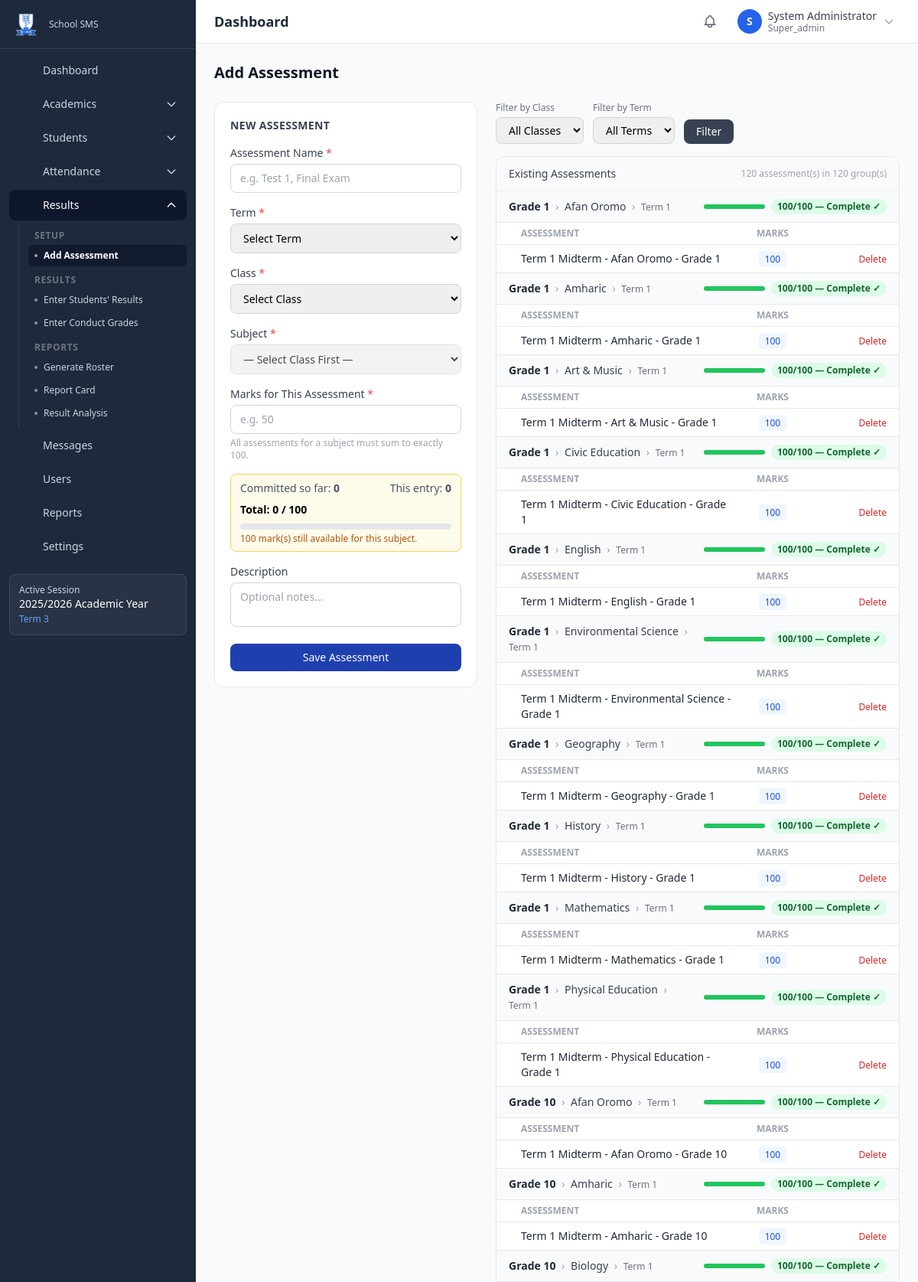
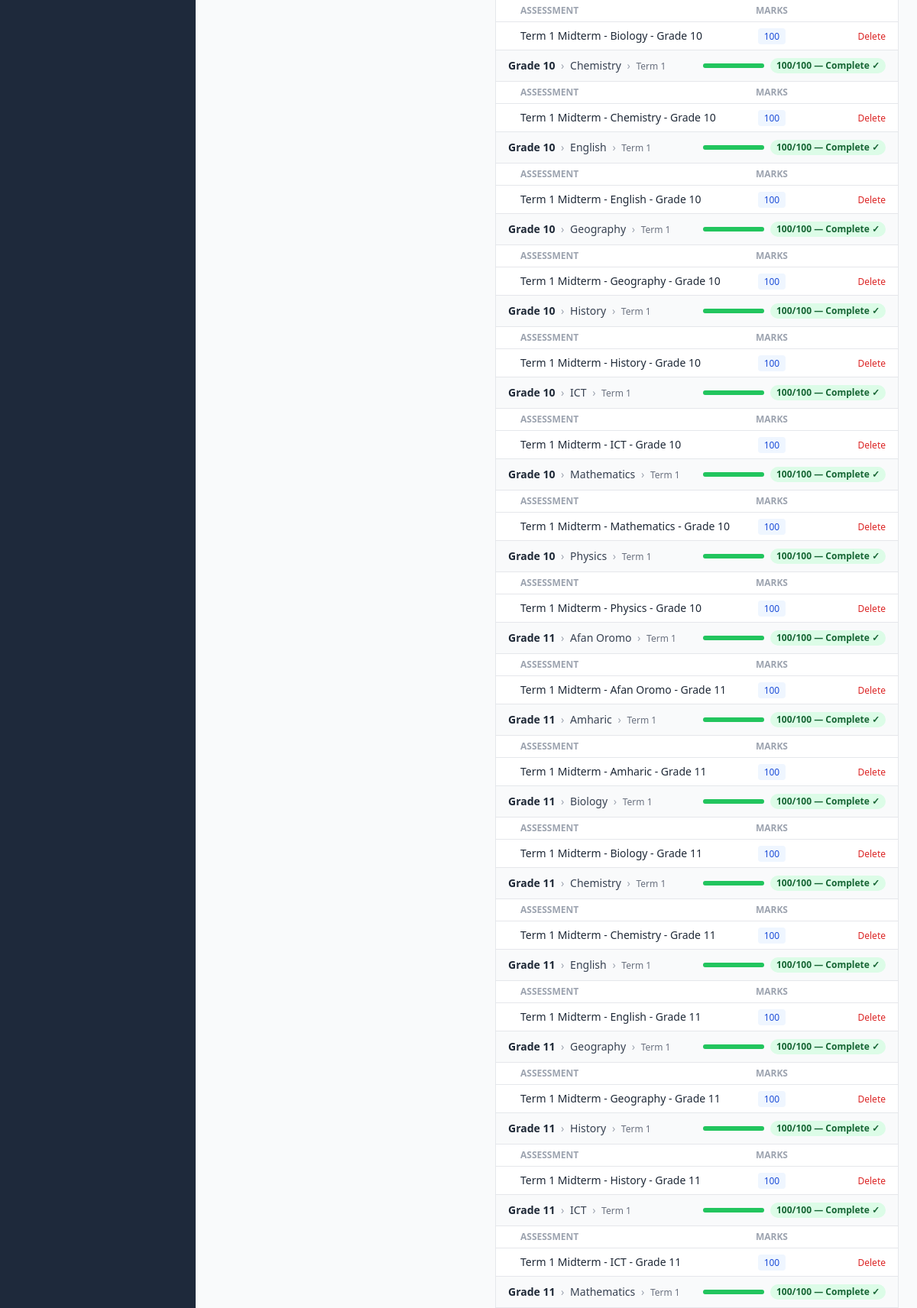
The app's page /exams/add-assessment (signed in, upper part) with its own data (2 pictures, top to bottom).
### tables this page shows
CREATE TABLE IF NOT EXISTS `academic_sessions` (
    `id` BIGINT UNSIGNED NOT NULL AUTO_INCREMENT,
    `name` VARCHAR(100) NOT NULL,
    `slug` VARCHAR(100) NOT NULL,
    `start_date` DATE NOT NULL,
    `end_date` DATE NOT NULL,
    `is_active` TINYINT(1) NOT NULL DEFAULT 0,
    `created_at` DATETIME NOT NULL DEFAULT CURRENT_TIMESTAMP,
    `updated_at` DATETIME NOT NULL DEFAULT CURRENT_TIMESTAMP ON UPDATE CURRENT_TIMESTAMP,
    PRIMARY KEY (`id`),
    UNIQUE KEY `uk_sessions_slug` (`slug`),
    INDEX `idx_sessions_active` (`is_active`)
);

CREATE TABLE IF NOT EXISTS `terms` (
    `id` BIGINT UNSIGNED NOT NULL AUTO_INCREMENT,
    `session_id` BIGINT UNSIGNED NOT NULL,
    `name` VARCHAR(100) NOT NULL,
    `slug` VARCHAR(100) NOT NULL,
    `start_date` DATE NOT NULL,
    `end_date` DATE NOT NULL,
    `is_active` TINYINT(1) NOT NULL DEFAULT 0,
    `sort_order` INT UNSIGNED NOT NULL DEFAULT 0,
    `created_at` DATETIME NOT NULL DEFAULT CURRENT_TIMESTAMP,
    `updated_at` DATETIME NOT NULL DEFAULT CURRENT_TIMESTAMP ON UPDATE CURRENT_TIMESTAMP,
    PRIMARY KEY (`id`),
    UNIQUE KEY `uk_terms_session_slug` (`session_id`, `slug`),
    INDEX `idx_terms_active` (`is_active`),
    CONSTRAINT `fk_terms_session` FOREIGN KEY (`session_id`) REFERENCES `academic_sessions`(`id`) ON DELETE CASCADE
);

CREATE TABLE IF NOT EXISTS `assessments` (
    `id`          BIGINT UNSIGNED NOT NULL AUTO_INCREMENT,
    `name`        VARCHAR(255)    NOT NULL,
    `description` TEXT            DEFAULT NULL,
    `class_id`    BIGINT UNSIGNED NOT NULL,
    `subject_id`  BIGINT UNSIGNED NOT NULL,
    `session_id`  BIGINT UNSIGNED NOT NULL,
    `term_id`     BIGINT UNSIGNED DEFAULT NULL,
    `total_marks` DECIMAL(8,2)    NOT NULL DEFAULT 100.00 COMMENT 'Always 100',
    `created_by`  BIGINT UNSIGNED DEFAULT NULL,
    `created_at`  DATETIME NOT NULL DEFAULT CURRENT_TIMESTAMP,
    `updated_at`  DATETIME NOT NULL DEFAULT CURRENT_TIMESTAMP ON UPDATE CURRENT_TIMESTAMP,
    PRIMARY KEY (`id`),
    INDEX `idx_assess_class_subject` (`class_id`, `subject_id`, `session_id`, `term_id`),
    CONSTRAINT `fk_assess_class`   FOREIGN KEY (`class_id`)   REFERENCES `classes`(`id`)            ON DELETE CASCADE,
    CONSTRAINT `fk_assess_subject` FOREIGN KEY (`subject_id`) REFERENCES `subjects`(`id`)           ON DELETE CASCADE,
    CONSTRAINT `fk_assess_session` FOREIGN KEY (`session_id`) REFERENCES `academic_sessions`(`id`)  ON DELETE CASCADE,
    CONSTRAINT `fk_assess_term`    FOREIGN KEY (`term_id`)    REFERENCES `terms`(`id`)               ON DELETE SET NULL,
    CONSTRAINT `fk_assess_creator` FOREIGN KEY (`created_by`) REFERENCES `users`(`id`)              ON DELETE SET NULL
);

CREATE TABLE IF NOT EXISTS `classes` (
    `id` BIGINT UNSIGNED NOT NULL AUTO_INCREMENT,
    `name` VARCHAR(100) NOT NULL,
    `slug` VARCHAR(100) NOT NULL,
    `numeric_name` INT UNSIGNED DEFAULT NULL,
    `description` VARCHAR(255) DEFAULT NULL,
    `sort_order` INT UNSIGNED NOT NULL DEFAULT 0,
    `is_active` TINYINT(1) NOT NULL DEFAULT 1,
    `status` ENUM('active','inactive') NOT NULL DEFAULT 'active',
    `created_at` DATETIME NOT NULL DEFAULT CURRENT_TIMESTAMP,
    `updated_at` DATETIME NOT NULL DEFAULT CURRENT_TIMESTAMP ON UPDATE CURRENT_TIMESTAMP,
    PRIMARY KEY (`id`),
    UNIQUE KEY `uk_classes_slug` (`slug`)
);

CREATE TABLE IF NOT EXISTS `subjects` (
    `id` BIGINT UNSIGNED NOT NULL AUTO_INCREMENT,
    `name` VARCHAR(100) NOT NULL,
    `code` VARCHAR(20) NOT NULL,
    `description` TEXT DEFAULT NULL,
    `type` ENUM('theory','practical','both') NOT NULL DEFAULT 'theory',
    `is_active` TINYINT(1) NOT NULL DEFAULT 1,
    `status` ENUM('active','inactive') NOT NULL DEFAULT 'active',
    `created_at` DATETIME NOT NULL DEFAULT CURRENT_TIMESTAMP,
    `updated_at` DATETIME NOT NULL DEFAULT CURRENT_TIMESTAMP ON UPDATE CURRENT_TIMESTAMP,
    PRIMARY KEY (`id`),
    UNIQUE KEY `uk_subjects_code` (`code`)
);

### modules/exams/views/assessment_add.php (the view, shortened to what the rows shown need)
<?php
$activeSession = get_active_session();
$sessionId     = $activeSession['id'] ?? 0;
$listWhere  = "WHERE a.session_id = ?";
$listParams = [$sessionId];
$assessments = $sessionId ? db_fetch_all("
    SELECT a.*, c.name AS class_name, s.name AS subject_name, t.name AS term_name
    FROM assessments a
    JOIN classes  c ON c.id = a.class_id
    JOIN subjects s ON s.id = a.subject_id
    LEFT JOIN terms t ON t.id = a.term_id
    {$listWhere}
    ORDER BY c.name, t.name, s.name, a.created_at
", $listParams) : [];
$grouped = [];
foreach ($assessments as $row) {
    $key = $row['class_id'] . '_' . $row['subject_id'] . '_' . ($row['term_id'] ?? 0);
    if (!isset($grouped[$key])) {
        $grouped[$key] = [
            'class'   => $row['class_name'],
            'subject' => $row['subject_name'],
            'term'    => $row['term_name'] ?? '—',
            'total'   => 0,
            'rows'    => [],
        ];
    }
    $grouped[$key]['total'] += (int)$row['total_marks'];
    $grouped[$key]['rows'][] = $row;
}
?>
<div class="max-w-6xl mx-auto">
    <h1 class="text-xl font-bold text-gray-900 mb-6">Add Assessment</h1>
    <div class="grid grid-cols-1 lg:grid-cols-5 gap-6">
        <div class="lg:col-span-2">
            <div class="bg-white rounded-xl border border-gray-200 p-5">
                <h2 class="text-sm font-semibold text-gray-700 mb-4 uppercase tracking-wide">New Assessment</h2>
            </div>
        </div>
        <div class="lg:col-span-3">
            <div class="bg-white rounded-xl border border-gray-200 overflow-hidden">
                <?php if (empty($grouped)): ?>
                <div class="p-10 text-center text-gray-400 text-sm">No assessments found. Create one using the form.</div>
                <?php else: ?>
                <?php foreach ($grouped as $grp): ?>
                <?php
                    $grpTotal = $grp['total'];
                    $remaining = 100 - $grpTotal;
                    if ($grpTotal === 100) {
                        $badgeCls = 'bg-green-100 text-green-800';
                        $barCls   = 'bg-green-500';
                        $statusTxt = 'Complete ✓';
                    } elseif ($grpTotal > 100) {
                        $badgeCls = 'bg-red-100 text-red-800';
                        $barCls   = 'bg-red-500';
                        $statusTxt = 'Exceeds 100!';
                    } else {
                        $badgeCls = 'bg-amber-100 text-amber-800';
                        $barCls   = 'bg-amber-400';
                        $statusTxt = $remaining . ' remaining';
                    }
                    $barWidth = min(100, $grpTotal);
                ?>
                <div class="px-4 py-2.5 bg-gray-50 border-b flex items-center justify-between gap-3">
                    <div class="text-sm">
                        <span class="font-semibold text-gray-800"><?= e($grp['class']) ?></span>
                        <span class="text-gray-400 mx-1">›</span>
                        <span class="text-gray-700"><?= e($grp['subject']) ?></span>
                        <span class="text-gray-400 mx-1">›</span>
                        <span class="text-gray-500 text-xs"><?= e($grp['term']) ?></span>
                    </div>
                    <div class="flex items-center gap-2 flex-shrink-0">
                        <div class="w-20 bg-gray-200 rounded-full h-1.5">
                            <div class="<?= $barCls ?> h-1.5 rounded-full" style="width:<?= $barWidth ?>%"></div>
                        </div>
                        <span class="text-xs font-semibold px-2 py-0.5 rounded-full <?= $badgeCls ?>">
                            <?= $grpTotal ?>/100 — <?= $statusTxt ?>
                        </span>
                    </div>
                </div>
                <table class="w-full text-sm border-b">
                    <thead class="bg-white border-b text-xs font-medium text-gray-400 uppercase">
                        <tr>
                            <th class="px-4 py-1.5 text-left pl-8">Assessment</th>
                            <th class="px-4 py-1.5 text-center w-16">Marks</th>
                            <th class="px-4 py-1.5 text-right w-32"></th>
                        </tr>
                    </thead>
                    <tbody class="divide-y divide-gray-50">
                        <?php foreach ($grp['rows'] as $a): ?>
                        <tr class="hover:bg-gray-50">
                            <td class="px-4 py-2 pl-8 text-gray-800"><?= e($a['name']) ?>
                            </td>
                            <td class="px-4 py-2 text-center">
                                <span class="px-2 py-0.5 bg-blue-50 text-blue-700 rounded text-xs font-medium"><?= (int)$a['total_marks'] ?></span>
                            </td>
                            <td class="px-4 py-2 text-right">
                                <form method="POST" action="<?= url('exams', 'assessment-delete') ?>id=<?= $a['id'] ?>" class="inline"
                                      onsubmit="return confirm('Delete this assessment and all its student results?')">
                                    <button type="submit" class="text-xs text-red-600 hover:underline">Delete</button>
                                </form>
                            </td>
                        </tr>
                        <?php endforeach; ?>
                    </tbody>
                </table>
                <?php endforeach; ?>
                <?php endif; ?>
            </div>
        </div>
    </div>
</div>
<?php
require APP_ROOT . '/templates/layout.php';

### templates/partials/sidebar.php (shortened to what the rows shown need)
<aside id="sidebar" class="fixed inset-y-0 left-0 z-40 w-64 bg-sidebar-bg sidebar-transition transform -translate-x-full lg:translate-x-0 overflow-y-auto no-print">
    <?php $activeSession = get_active_session(); ?>
    <?php if ($activeSession): ?>
    <div class="mx-3 mb-4 p-3 rounded-lg bg-white/5 border border-white/10">
        <p class="text-xs text-sidebar-text">Active Session</p>
        <p class="text-sm text-white font-medium"><?= e($activeSession['name']) ?></p>
        <?php $activeTerm = get_active_term(); if ($activeTerm): ?>
        <p class="text-xs text-primary-400 mt-0.5"><?= e($activeTerm['name']) ?></p>
        <?php endif; ?>
    </div>
    <?php endif; ?>
</aside>

### records on screen
academic_sessions: name "2025/2026 Academic Year"
terms: name "Term 3"
assessments: class.name "Grade 1", subject.name "Afan Oromo", term.name "Term 1", grpTotal "100", statusTxt "Complete ✓", name "Term 1 Midterm - Afan Oromo - Grade 1", total_marks "100"
assessments: class.name "Grade 1", subject.name "Amharic", term.name "Term 1", grpTotal "100", statusTxt "Complete ✓", name "Term 1 Midterm - Amharic - Grade 1", total_marks "100"
assessments: class.name "Grade 1", subject.name "Art & Music", term.name "Term 1", grpTotal "100", statusTxt "Complete ✓", name "Term 1 Midterm - Art & Music - Grade 1", total_marks "100"
assessments: class.name "Grade 1", subject.name "Civic Education", term.name "Term 1", grpTotal "100", statusTxt "Complete ✓", name "Term 1 Midterm - Civic Education - Grade 1", total_marks "100"
assessments: class.name "Grade 1", subject.name "English", term.name "Term 1", grpTotal "100", statusTxt "Complete ✓", name "Term 1 Midterm - English - Grade 1", total_marks "100"
assessments: class.name "Grade 1", subject.name "Environmental Science", term.name "Term 1", grpTotal "100", statusTxt "Complete ✓", name "Term 1 Midterm - Environmental Science - Grade 1", total_marks "100"
assessments: class.name "Grade 1", subject.name "Geography", term.name "Term 1", grpTotal "100", statusTxt "Complete ✓", name "Term 1 Midterm - Geography - Grade 1", total_marks "100"
assessments: class.name "Grade 1", subject.name "History", term.name "Term 1", grpTotal "100", statusTxt "Complete ✓", name "Term 1 Midterm - History - Grade 1", total_marks "100"
assessments: class.name "Grade 1", subject.name "Mathematics", term.name "Term 1", grpTotal "100", statusTxt "Complete ✓", name "Term 1 Midterm - Mathematics - Grade 1", total_marks "100"
assessments: class.name "Grade 1", subject.name "Physical Education", term.name "Term 1", grpTotal "100", statusTxt "Complete ✓", name "Term 1 Midterm - Physical Education - Grade 1", total_marks "100"
assessments: class.name "Grade 10", subject.name "Afan Oromo", term.name "Term 1", grpTotal "100", statusTxt "Complete ✓", name "Term 1 Midterm - Afan Oromo - Grade 10", total_marks "100"
assessments: class.name "Grade 10", subject.name "Amharic", term.name "Term 1", grpTotal "100", statusTxt "Complete ✓", name "Term 1 Midterm - Amharic - Grade 10", total_marks "100"
assessments: class.name "Grade 10", subject.name "Biology", term.name "Term 1", grpTotal "100", statusTxt "Complete ✓", name "Term 1 Midterm - Biology - Grade 10", total_marks "100"
assessments: class.name "Grade 10", subject.name "Chemistry", term.name "Term 1", grpTotal "100", statusTxt "Complete ✓", name "Term 1 Midterm - Chemistry - Grade 10", total_marks "100"
assessments: class.name "Grade 10", subject.name "English", term.name "Term 1", grpTotal "100", statusTxt "Complete ✓", name "Term 1 Midterm - English - Grade 10", total_marks "100"
assessments: class.name "Grade 10", subject.name "Geography", term.name "Term 1", grpTotal "100", statusTxt "Complete ✓", name "Term 1 Midterm - Geography - Grade 10", total_marks "100"
assessments: class.name "Grade 10", subject.name "History", term.name "Term 1", grpTotal "100", statusTxt "Complete ✓", name "Term 1 Midterm - History - Grade 10", total_marks "100"
assessments: class.name "Grade 10", subject.name "ICT", term.name "Term 1", id "100", id "Complete ✓", name "Term 1 Midterm - ICT - Grade 10", total_marks "100"
assessments: class.name "Grade 10", subject.name "Mathematics", term.name "Term 1", grpTotal "100", statusTxt "Complete ✓", name "Term 1 Midterm - Mathematics - Grade 10", total_marks "100"
assessments: class.name "Grade 10", subject.name "Physics", term.name "Term 1", grpTotal "100", statusTxt "Complete ✓", name "Term 1 Midterm - Physics - Grade 10", total_marks "100"
assessments: class.name "Grade 11", subject.name "Afan Oromo", term.name "Term 1", grpTotal "100", statusTxt "Complete ✓", name "Term 1 Midterm - Afan Oromo - Grade 11", total_marks "100"
assessments: class.name "Grade 11", subject.name "Amharic", term.name "Term 1", grpTotal "100", statusTxt "Complete ✓", name "Term 1 Midterm - Amharic - Grade 11", total_marks "100"
assessments: class.name "Grade 11", subject.name "Biology", term.name "Term 1", grpTotal "100", statusTxt "Complete ✓", name "Term 1 Midterm - Biology - Grade 11", total_marks "100"
assessments: class.name "Grade 11", subject.name "Chemistry", term.name "Term 1", grpTotal "100", statusTxt "Complete ✓", name "Term 1 Midterm - Chemistry - Grade 11", total_marks "100"
assessments: class.name "Grade 11", subject.name "English", term.name "Term 1", grpTotal "100", statusTxt "Complete ✓", name "Term 1 Midterm - English - Grade 11", total_marks "100"
assessments: class.name "Grade 11", subject.name "Geography", term.name "Term 1", grpTotal "100", statusTxt "Complete ✓", name "Term 1 Midterm - Geography - Grade 11", total_marks "100"
assessments: class.name "Grade 11", subject.name "History", term.name "Term 1", grpTotal "100", statusTxt "Complete ✓", name "Term 1 Midterm - History - Grade 11", total_marks "100"
assessments: class.name "Grade 11", subject.name "ICT", term.name "Term 1", grpTotal "100", statusTxt "Complete ✓", name "Term 1 Midterm - ICT - Grade 11", total_marks "100"
assessments: class.name "Grade 11", subject.name "Mathematics", term.name "Term 1", grpTotal "100", statusTxt "Complete ✓"

### other values on screen
$item['label'] "Dashboard"
$item['label'] "Academics"
$item['label'] "Students"
$item['label'] "Attendance"
$item['label'] "Results"
$groupLabel "SETUP"
$child['label'] "Add Assessment"
$groupLabel "RESULTS"
$child['label'] "Enter Students' Results"
$child['label'] "Enter Conduct Grades"
$groupLabel "REPORTS"
$child['label'] "Generate Roster"
$child['label'] "Report Card"
$child['label'] "Result Analysis"
$item['label'] "Messages"
